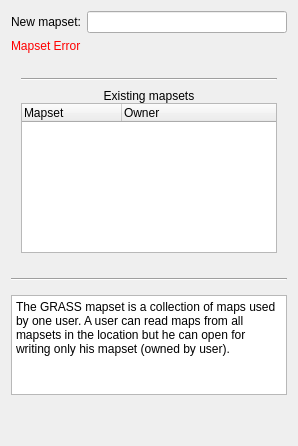
  <widget class="QWizardPage" name="WizardPage5" >
   <property name="title" >
    <string>Mapset</string>
   </property>
   <layout class="QVBoxLayout" >
    <item>
     <layout class="QHBoxLayout" >
      <item>
       <widget class="QLabel" name="textLabel7" >
        <property name="text" >
         <string>New mapset:</string>
        </property>
       </widget>
      </item>
      <item>
       <widget class="QLineEdit" name="mMapsetLineEdit" >
        <property name="text" >
         <string/>
        </property>
       </widget>
      </item>
     </layout>
    </item>
    <item>
     <widget class="QLabel" name="mMapsetErrorLabel" >
      <property name="palette" >
       <palette>
        <active>
         <colorrole role="WindowText" >
          <brush brushstyle="SolidPattern" >
           <color alpha="255" >
            <red>255</red>
            <green>0</green>
            <blue>0</blue>
           </color>
          </brush>
         </colorrole>
         <colorrole role="Button" >
          <brush brushstyle="SolidPattern" >
           <color alpha="255" >
            <red>221</red>
            <green>223</green>
            <blue>228</blue>
           </color>
          </brush>
         </colorrole>
         <colorrole role="Light" >
          <brush brushstyle="SolidPattern" >
           <color alpha="255" >
            <red>255</red>
            <green>255</green>
            <blue>255</blue>
           </color>
          </brush>
         </colorrole>
         <colorrole role="Midlight" >
          <brush brushstyle="SolidPattern" >
           <color alpha="255" >
            <red>255</red>
            <green>255</green>
            <blue>255</blue>
           </color>
          </brush>
         </colorrole>
         <colorrole role="Dark" >
          <brush brushstyle="SolidPattern" >
           <color alpha="255" >
            <red>85</red>
            <green>85</green>
            <blue>85</blue>
           </color>
          </brush>
         </colorrole>
         <colorrole role="Mid" >
          <brush brushstyle="SolidPattern" >
           <color alpha="255" >
            <red>199</red>
            <green>199</green>
            <blue>199</blue>
           </color>
          </brush>
         </colorrole>
         <colorrole role="Text" >
          <brush brushstyle="SolidPattern" >
           <color alpha="255" >
            <red>0</red>
            <green>0</green>
            <blue>0</blue>
           </color>
          </brush>
         </colorrole>
         <colorrole role="BrightText" >
          <brush brushstyle="SolidPattern" >
           <color alpha="255" >
            <red>255</red>
            <green>255</green>
            <blue>255</blue>
           </color>
          </brush>
         </colorrole>
         <colorrole role="ButtonText" >
          <brush brushstyle="SolidPattern" >
           <color alpha="255" >
            <red>0</red>
            <green>0</green>
            <blue>0</blue>
           </color>
          </brush>
         </colorrole>
         <colorrole role="Base" >
          <brush brushstyle="SolidPattern" >
           <color alpha="255" >
            <red>255</red>
            <green>255</green>
            <blue>255</blue>
           </color>
          </brush>
         </colorrole>
         <colorrole role="Window" >
          <brush brushstyle="SolidPattern" >
           <color alpha="255" >
            <red>239</red>
            <green>239</green>
            <blue>239</blue>
           </color>
          </brush>
         </colorrole>
         <colorrole role="Shadow" >
          <brush brushstyle="SolidPattern" >
           <color alpha="255" >
            <red>0</red>
            <green>0</green>
            <blue>0</blue>
           </color>
          </brush>
         </colorrole>
         <colorrole role="Highlight" >
          <brush brushstyle="SolidPattern" >
           <color alpha="255" >
            <red>103</red>
            <green>141</green>
            <blue>178</blue>
           </color>
          </brush>
         </colorrole>
         <colorrole role="HighlightedText" >
          <brush brushstyle="SolidPattern" >
           <color alpha="255" >
            <red>255</red>
            <green>255</green>
            <blue>255</blue>
           </color>
          </brush>
         </colorrole>
         <colorrole role="Link" >
          <brush brushstyle="SolidPattern" >
           <color alpha="255" >
            <red>0</red>
            <green>0</green>
            <blue>238</blue>
           </color>
          </brush>
         </colorrole>
         <colorrole role="LinkVisited" >
          <brush brushstyle="SolidPattern" >
           <color alpha="255" >
            <red>82</red>
            <green>24</green>
            <blue>139</blue>
           </color>
          </brush>
         </colorrole>
         <colorrole role="AlternateBase" >
          <brush brushstyle="SolidPattern" >
           <color alpha="255" >
            <red>232</red>
            <green>232</green>
            <blue>232</blue>
           </color>
          </brush>
         </colorrole>
        </active>
        <inactive>
         <colorrole role="WindowText" >
          <brush brushstyle="SolidPattern" >
           <color alpha="255" >
            <red>255</red>
            <green>0</green>
            <blue>0</blue>
           </color>
          </brush>
         </colorrole>
         <colorrole role="Button" >
          <brush brushstyle="SolidPattern" >
           <color alpha="255" >
            <red>221</red>
            <green>223</green>
            <blue>228</blue>
           </color>
          </brush>
         </colorrole>
         <colorrole role="Light" >
          <brush brushstyle="SolidPattern" >
           <color alpha="255" >
            <red>255</red>
            <green>255</green>
            <blue>255</blue>
           </color>
          </brush>
         </colorrole>
         <colorrole role="Midlight" >
          <brush brushstyle="SolidPattern" >
           <color alpha="255" >
            <red>255</red>
            <green>255</green>
            <blue>255</blue>
           </color>
          </brush>
         </colorrole>
         <colorrole role="Dark" >
          <brush brushstyle="SolidPattern" >
           <color alpha="255" >
            <red>85</red>
            <green>85</green>
            <blue>85</blue>
           </color>
          </brush>
         </colorrole>
         <colorrole role="Mid" >
          <brush brushstyle="SolidPattern" >
           <color alpha="255" >
            <red>199</red>
            <green>199</green>
            <blue>199</blue>
           </color>
          </brush>
         </colorrole>
         <colorrole role="Text" >
          <brush brushstyle="SolidPattern" >
           <color alpha="255" >
            <red>0</red>
            <green>0</green>
            <blue>0</blue>
           </color>
          </brush>
         </colorrole>
         <colorrole role="BrightText" >
          <brush brushstyle="SolidPattern" >
           <color alpha="255" >
            <red>255</red>
            <green>255</green>
            <blue>255</blue>
           </color>
          </brush>
         </colorrole>
         <colorrole role="ButtonText" >
          <brush brushstyle="SolidPattern" >
           <color alpha="255" >
            <red>0</red>
            <green>0</green>
            <blue>0</blue>
           </color>
          </brush>
         </colorrole>
         <colorrole role="Base" >
          <brush brushstyle="SolidPattern" >
           <color alpha="255" >
            <red>255</red>
            <green>255</green>
            <blue>255</blue>
           </color>
          </brush>
         </colorrole>
         <colorrole role="Window" >
          <brush brushstyle="SolidPattern" >
           <color alpha="255" >
            <red>239</red>
            <green>239</green>
            <blue>239</blue>
           </color>
          </brush>
         </colorrole>
         <colorrole role="Shadow" >
          <brush brushstyle="SolidPattern" >
           <color alpha="255" >
            <red>0</red>
            <green>0</green>
            <blue>0</blue>
           </color>
          </brush>
         </colorrole>
         <colorrole role="Highlight" >
          <brush brushstyle="SolidPattern" >
           <color alpha="255" >
            <red>103</red>
            <green>141</green>
            <blue>178</blue>
           </color>
          </brush>
         </colorrole>
         <colorrole role="HighlightedText" >
          <brush brushstyle="SolidPattern" >
           <color alpha="255" >
            <red>255</red>
            <green>255</green>
            <blue>255</blue>
           </color>
          </brush>
         </colorrole>
         <colorrole role="Link" >
          <brush brushstyle="SolidPattern" >
           <color alpha="255" >
            <red>0</red>
            <green>0</green>
            <blue>238</blue>
           </color>
          </brush>
         </colorrole>
         <colorrole role="LinkVisited" >
          <brush brushstyle="SolidPattern" >
           <color alpha="255" >
            <red>82</red>
            <green>24</green>
            <blue>139</blue>
           </color>
          </brush>
         </colorrole>
         <colorrole role="AlternateBase" >
          <brush brushstyle="SolidPattern" >
           <color alpha="255" >
            <red>232</red>
            <green>232</green>
            <blue>232</blue>
           </color>
          </brush>
         </colorrole>
        </inactive>
        <disabled>
         <colorrole role="WindowText" >
          <brush brushstyle="SolidPattern" >
           <color alpha="255" >
            <red>128</red>
            <green>128</green>
            <blue>128</blue>
           </color>
          </brush>
         </colorrole>
         <colorrole role="Button" >
          <brush brushstyle="SolidPattern" >
           <color alpha="255" >
            <red>221</red>
            <green>223</green>
            <blue>228</blue>
           </color>
          </brush>
         </colorrole>
         <colorrole role="Light" >
          <brush brushstyle="SolidPattern" >
           <color alpha="255" >
            <red>255</red>
            <green>255</green>
            <blue>255</blue>
           </color>
          </brush>
         </colorrole>
         <colorrole role="Midlight" >
          <brush brushstyle="SolidPattern" >
           <color alpha="255" >
            <red>255</red>
            <green>255</green>
            <blue>255</blue>
           </color>
          </brush>
         </colorrole>
         <colorrole role="Dark" >
          <brush brushstyle="SolidPattern" >
           <color alpha="255" >
            <red>85</red>
            <green>85</green>
            <blue>85</blue>
           </color>
          </brush>
         </colorrole>
         <colorrole role="Mid" >
          <brush brushstyle="SolidPattern" >
           <color alpha="255" >
            <red>199</red>
            <green>199</green>
            <blue>199</blue>
           </color>
          </brush>
         </colorrole>
         <colorrole role="Text" >
          <brush brushstyle="SolidPattern" >
           <color alpha="255" >
            <red>199</red>
            <green>199</green>
            <blue>199</blue>
           </color>
          </brush>
         </colorrole>
         <colorrole role="BrightText" >
          <brush brushstyle="SolidPattern" >
           <color alpha="255" >
            <red>255</red>
            <green>255</green>
            <blue>255</blue>
           </color>
          </brush>
         </colorrole>
         <colorrole role="ButtonText" >
          <brush brushstyle="SolidPattern" >
           <color alpha="255" >
            <red>128</red>
            <green>128</green>
            <blue>128</blue>
           </color>
          </brush>
         </colorrole>
         <colorrole role="Base" >
          <brush brushstyle="SolidPattern" >
           <color alpha="255" >
            <red>239</red>
            <green>239</green>
            <blue>239</blue>
           </color>
          </brush>
         </colorrole>
         <colorrole role="Window" >
          <brush brushstyle="SolidPattern" >
           <color alpha="255" >
            <red>239</red>
            <green>239</green>
            <blue>239</blue>
           </color>
          </brush>
         </colorrole>
         <colorrole role="Shadow" >
          <brush brushstyle="SolidPattern" >
           <color alpha="255" >
            <red>0</red>
            <green>0</green>
            <blue>0</blue>
           </color>
          </brush>
         </colorrole>
         <colorrole role="Highlight" >
          <brush brushstyle="SolidPattern" >
           <color alpha="255" >
            <red>86</red>
            <green>117</green>
            <blue>148</blue>
           </color>
          </brush>
         </colorrole>
         <colorrole role="HighlightedText" >
          <brush brushstyle="SolidPattern" >
           <color alpha="255" >
            <red>255</red>
            <green>255</green>
            <blue>255</blue>
           </color>
          </brush>
         </colorrole>
         <colorrole role="Link" >
          <brush brushstyle="SolidPattern" >
           <color alpha="255" >
            <red>0</red>
            <green>0</green>
            <blue>238</blue>
           </color>
          </brush>
         </colorrole>
         <colorrole role="LinkVisited" >
          <brush brushstyle="SolidPattern" >
           <color alpha="255" >
            <red>82</red>
            <green>24</green>
            <blue>139</blue>
           </color>
          </brush>
         </colorrole>
         <colorrole role="AlternateBase" >
          <brush brushstyle="SolidPattern" >
           <color alpha="255" >
            <red>232</red>
            <green>232</green>
            <blue>232</blue>
           </color>
          </brush>
         </colorrole>
        </disabled>
       </palette>
      </property>
      <property name="text" >
       <string>Mapset Error</string>
      </property>
     </widget>
    </item>
    <item>
     <widget class="QFrame" name="mMapsetsFrame" >
      <property name="frameShape" >
       <enum>QFrame::NoFrame</enum>
      </property>
      <property name="frameShadow" >
       <enum>QFrame::Plain</enum>
      </property>
      <property name="lineWidth" >
       <number>0</number>
      </property>
      <layout class="QVBoxLayout" >
       <property name="spacing" >
        <number>0</number>
       </property>
       <property name="margin" >
        <number>10</number>
       </property>
       <item>
        <widget class="Line" name="line4" >
         <property name="minimumSize" >
          <size>
           <width>0</width>
           <height>20</height>
          </size>
         </property>
         <property name="frameShape" >
          <enum>QFrame::HLine</enum>
         </property>
         <property name="frameShadow" >
          <enum>QFrame::Sunken</enum>
         </property>
        </widget>
       </item>
       <item>
        <widget class="QLabel" name="textLabel8" >
         <property name="text" >
          <string>&lt;p align="center">Existing mapsets&lt;/p></string>
         </property>
        </widget>
       </item>
       <item>
        <widget class="QTreeWidget" name="mMapsetsListView" >
         <property name="minimumSize" >
          <size>
           <width>50</width>
           <height>0</height>
          </size>
         </property>
         <property name="maximumSize" >
          <size>
           <width>32767</width>
           <height>150</height>
          </size>
         </property>
         <column>
          <property name="text" >
           <string>Mapset</string>
          </property>
         </column>
         <column>
          <property name="text" >
           <string>Owner</string>
          </property>
         </column>
        </widget>
       </item>
      </layout>
     </widget>
    </item>
    <item>
     <widget class="Line" name="line3" >
      <property name="minimumSize" >
       <size>
        <width>0</width>
        <height>20</height>
       </size>
      </property>
      <property name="frameShape" >
       <enum>QFrame::HLine</enum>
      </property>
      <property name="frameShadow" >
       <enum>QFrame::Sunken</enum>
      </property>
     </widget>
    </item>
    <item>
     <widget class="QTextBrowser" name="mMapsetText" >
      <property name="maximumSize" >
       <size>
        <width>16777215</width>
        <height>100</height>
       </size>
      </property>
      <property name="html" >
       <string>&lt;!DOCTYPE HTML PUBLIC "-//W3C//DTD HTML 4.0//EN" "http://www.w3.org/TR/REC-html40/strict.dtd">
&lt;html>&lt;head>&lt;meta name="qrichtext" content="1" />&lt;style type="text/css">
p, li { white-space: pre-wrap; }
&lt;/style>&lt;/head>&lt;body style=" font-family:'Lucida Grande'; font-size:13pt; font-weight:400; font-style:normal;">
&lt;p style=" margin-top:0px; margin-bottom:0px; margin-left:0px; margin-right:0px; -qt-block-indent:0; text-indent:0px; font-family:'Sans Serif'; font-size:9pt;">The GRASS mapset is a collection of maps used by one user. A user can read maps from all mapsets in the location but he can open for writing only his mapset (owned by user).&lt;/p>&lt;/body>&lt;/html></string>
      </property>
     </widget>
    </item>
    <item>
     <spacer>
      <property name="orientation" >
       <enum>Qt::Vertical</enum>
      </property>
      <property name="sizeHint" stdset="0" >
       <size>
        <width>20</width>
        <height>40</height>
       </size>
      </property>
     </spacer>
    </item>
   </layout>
  </widget>
